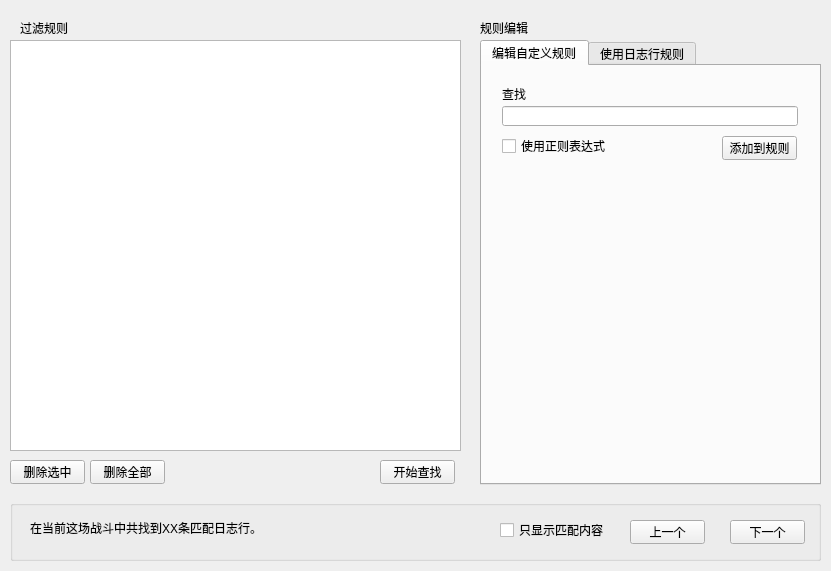
<?xml version="1.0" encoding="UTF-8"?>
<ui version="4.0">
 <class>MainWindow</class>
 <widget class="QMainWindow" name="MainWindow">
  <property name="geometry">
   <rect>
    <x>0</x>
    <y>0</y>
    <width>831</width>
    <height>571</height>
   </rect>
  </property>
  <property name="windowTitle">
   <string>MainWindow</string>
  </property>
  <widget class="QWidget" name="centralwidget">
   <widget class="QPushButton" name="pushButton_2">
    <property name="geometry">
     <rect>
      <x>380</x>
      <y>460</y>
      <width>75</width>
      <height>24</height>
     </rect>
    </property>
    <property name="text">
     <string>开始查找</string>
    </property>
   </widget>
   <widget class="QTableWidget" name="tableWidget">
    <property name="geometry">
     <rect>
      <x>10</x>
      <y>40</y>
      <width>451</width>
      <height>411</height>
     </rect>
    </property>
   </widget>
   <widget class="QPushButton" name="pushButton_4">
    <property name="geometry">
     <rect>
      <x>10</x>
      <y>460</y>
      <width>75</width>
      <height>24</height>
     </rect>
    </property>
    <property name="text">
     <string>删除选中</string>
    </property>
   </widget>
   <widget class="QPushButton" name="pushButton_5">
    <property name="geometry">
     <rect>
      <x>90</x>
      <y>460</y>
      <width>75</width>
      <height>24</height>
     </rect>
    </property>
    <property name="text">
     <string>删除全部</string>
    </property>
   </widget>
   <widget class="QLabel" name="label_2">
    <property name="geometry">
     <rect>
      <x>20</x>
      <y>20</y>
      <width>151</width>
      <height>16</height>
     </rect>
    </property>
    <property name="text">
     <string>过滤规则</string>
    </property>
   </widget>
   <widget class="QTabWidget" name="tabWidget">
    <property name="geometry">
     <rect>
      <x>480</x>
      <y>40</y>
      <width>341</width>
      <height>445</height>
     </rect>
    </property>
    <property name="currentIndex">
     <number>0</number>
    </property>
    <widget class="QWidget" name="tab">
     <attribute name="title">
      <string>编辑自定义规则</string>
     </attribute>
     <widget class="QCheckBox" name="checkBox">
      <property name="geometry">
       <rect>
        <x>20</x>
        <y>70</y>
        <width>121</width>
        <height>20</height>
       </rect>
      </property>
      <property name="text">
       <string>使用正则表达式</string>
      </property>
     </widget>
     <widget class="QLineEdit" name="lineEdit">
      <property name="geometry">
       <rect>
        <x>20</x>
        <y>40</y>
        <width>296</width>
        <height>20</height>
       </rect>
      </property>
     </widget>
     <widget class="QLabel" name="label">
      <property name="geometry">
       <rect>
        <x>20</x>
        <y>20</y>
        <width>31</width>
        <height>16</height>
       </rect>
      </property>
      <property name="text">
       <string>查找</string>
      </property>
     </widget>
     <widget class="QPushButton" name="pushButton_3">
      <property name="geometry">
       <rect>
        <x>240</x>
        <y>70</y>
        <width>75</width>
        <height>24</height>
       </rect>
      </property>
      <property name="text">
       <string>添加到规则</string>
      </property>
     </widget>
    </widget>
    <widget class="QWidget" name="tab_2">
     <attribute name="title">
      <string>使用日志行规则</string>
     </attribute>
     <widget class="QComboBox" name="comboBox">
      <property name="geometry">
       <rect>
        <x>90</x>
        <y>30</y>
        <width>221</width>
        <height>22</height>
       </rect>
      </property>
     </widget>
     <widget class="QLabel" name="label_5">
      <property name="geometry">
       <rect>
        <x>20</x>
        <y>32</y>
        <width>61</width>
        <height>16</height>
       </rect>
      </property>
      <property name="text">
       <string>选择日志行</string>
      </property>
     </widget>
     <widget class="QTableWidget" name="tableWidget_2">
      <property name="geometry">
       <rect>
        <x>20</x>
        <y>70</y>
        <width>291</width>
        <height>301</height>
       </rect>
      </property>
     </widget>
     <widget class="QPushButton" name="pushButton_7">
      <property name="geometry">
       <rect>
        <x>230</x>
        <y>380</y>
        <width>75</width>
        <height>24</height>
       </rect>
      </property>
      <property name="text">
       <string>添加到规则</string>
      </property>
     </widget>
    </widget>
   </widget>
   <widget class="QLabel" name="label_3">
    <property name="geometry">
     <rect>
      <x>480</x>
      <y>20</y>
      <width>55</width>
      <height>16</height>
     </rect>
    </property>
    <property name="text">
     <string>规则编辑</string>
    </property>
   </widget>
   <widget class="QGroupBox" name="groupBox">
    <property name="geometry">
     <rect>
      <x>10</x>
      <y>500</y>
      <width>811</width>
      <height>61</height>
     </rect>
    </property>
    <property name="title">
     <string/>
    </property>
    <widget class="QLabel" name="label_4">
     <property name="geometry">
      <rect>
       <x>20</x>
       <y>20</y>
       <width>251</width>
       <height>16</height>
      </rect>
     </property>
     <property name="text">
      <string>在当前这场战斗中共找到XX条匹配日志行。</string>
     </property>
    </widget>
    <widget class="QPushButton" name="pushButton">
     <property name="geometry">
      <rect>
       <x>620</x>
       <y>20</y>
       <width>75</width>
       <height>24</height>
      </rect>
     </property>
     <property name="text">
      <string>上一个</string>
     </property>
    </widget>
    <widget class="QPushButton" name="pushButton_6">
     <property name="geometry">
      <rect>
       <x>720</x>
       <y>20</y>
       <width>75</width>
       <height>24</height>
      </rect>
     </property>
     <property name="text">
      <string>下一个</string>
     </property>
    </widget>
    <widget class="QCheckBox" name="checkBox_2">
     <property name="geometry">
      <rect>
       <x>490</x>
       <y>20</y>
       <width>121</width>
       <height>20</height>
      </rect>
     </property>
     <property name="text">
      <string>只显示匹配内容</string>
     </property>
    </widget>
   </widget>
  </widget>
 </widget>
 <resources/>
 <connections/>
</ui>
